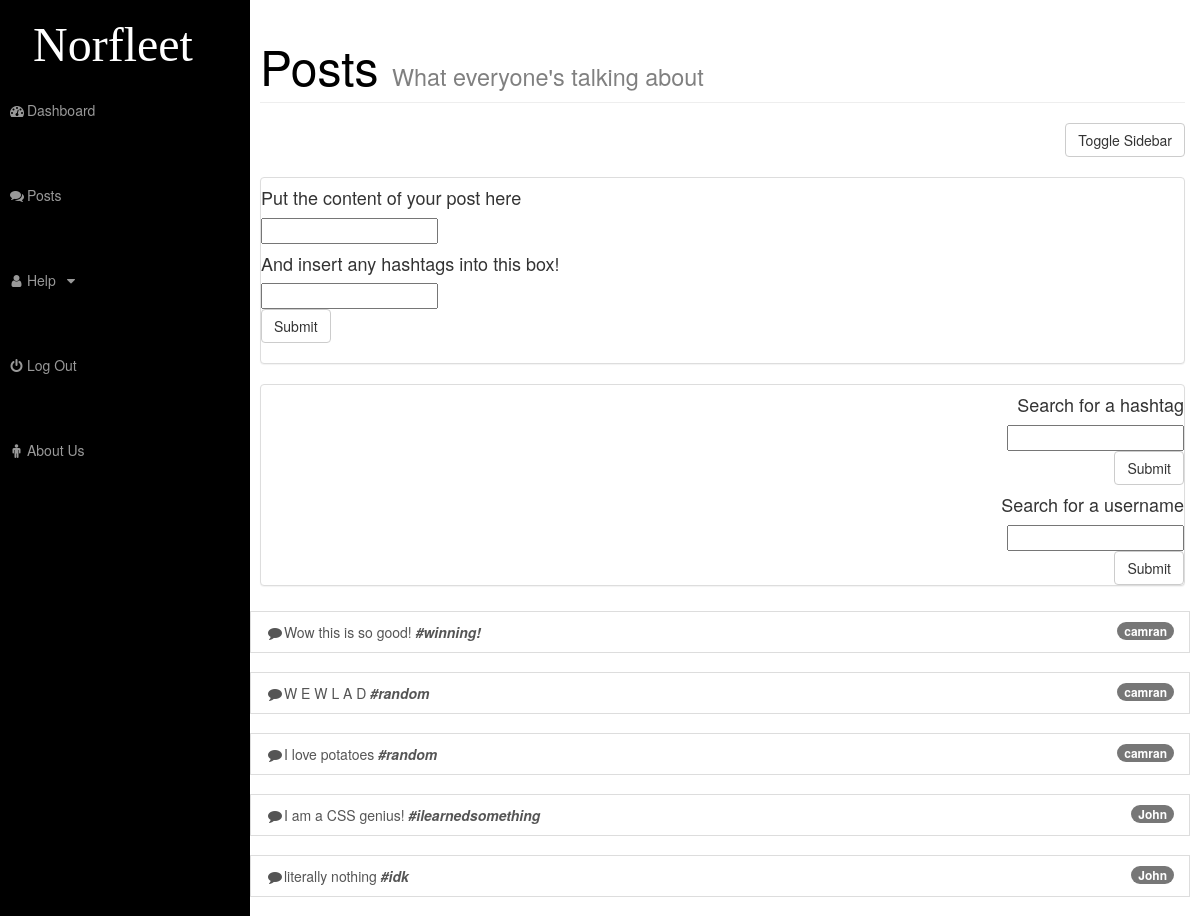
Page /posts.php (signed in) on the committed database.
### tables this page shows
CREATE TABLE `posts` (
  `id` int(11) NOT NULL,
  `doneby` varchar(255) NOT NULL DEFAULT '',
  `in_content` varchar(255) NOT NULL DEFAULT '',
  `hashtag` varchar(255) NOT NULL DEFAULT ''
);

### posts.php (the view, shortened to what this page needs)
<!DOCTYPE html>
 <html lang="en">
 <head>
        <link href="css/bootstrap.css" rel="stylesheet">
        <link href="css/sb-admin.css" rel="stylesheet">
        <link href="css/animate.css" rel="stylesheet">
        <link rel="stylesheet" href="https://maxcdn.bootstrapcdn.com/font-awesome/4.6.2/css/font-awesome.min.css">
        <link href="css/ourstyle.css" rel="stylesheet" />
     <link href="css/bootstrap.min.css" rel="stylesheet">
     <link href="css/simple-sidebar.css" rel="stylesheet">
 </head>
 <body>
     <div id="wrapper">
         <div id="sidebar-wrapper">
             <ul class="sidebar-nav">
                  <li class="sidebar-brand">
                     <a class="navbar-brand" href="dashboard.php">  <font size="10" face="avenir" color="white"> Norfleet </font> </a>
                 </li>
                 <li class="active">
                     <a href="dashboard.php"> <i class="fa fa-fw fa-dashboard"></i> Dashboard</a>
                 </li>
                 <br>
                 <li>
                     <a href="posts.php"> <i class="fa fa-fw fa-comments"></i> Posts </a>
                 </li>
                 <br>
                 <li>
                     <a href="javascript:;" data-toggle="collapse" data-target="#demo">
                         <i class="fa fa-fw fa-user"></i> Help <i class="fa fa-fw fa-caret-down"></i>
                       <br>
                     </a>
                 </li>
                 <br>
                 <li>
                 <a href="logout.php"> <i class="fa fa-fw fa-power-off"></i> Log Out </a>
                 </li>
                 <br>
                 <li>
                     <a href="https://github.com/UCC-SMD/Norfleet/wiki/Team-Biographies"> <i class="fa fa-fw fa-male"></i> About Us </a>
                 </li>
             </ul>
         </div>
         <div id="page-content-wrapper">
                     <div class="row">
                         <div class="col-lg-12" align="right">
                            <div class="pageshift">
                            <h1 class="page-header" font size="18" align="left">
                                 <font size="18" color="black"> Posts </font><small><font color="grey"> What everyone's talking about </small></font>
                            </h1>
                                <a href="#menu-toggle" class="btn btn-default" id="menu-toggle">Toggle Sidebar</a>
                            </div>
                            <br>
                         </div>
                     </div>
                         <div class="col-lg-14">
                             <div class="panel panel-default">
                                     <div class="list-group">
                                        <div id="RIGHT SIDE" align="left">
                                        <form action="<?=$_SERVER['PHP_SELF']?>" method="post">
                                        <h4> Put the content of your post here </h4>
                                        <input type="text" name="in_content">
                                        <h4> And insert any hashtags into this box! </h4>
                                        <input type="text" name="hashtag">
                                        <br>
                                        <input type="submit" class="btn btn-default" name="submit">
                                        </form>
                                        </div>
                                        <br>
                                    </div>
                                </div>
                            </div>
                            <div class="col-lg-14">
                                <div class="panel panel-default">
                                     <div class="list-group">
                                        <div id="LEFT SIDE" align="right">
                                        <form action="<?=$_SERVER['PHP_SELF']?>" method="post">
                                        <h4> Search for a hashtag </h4>
                                        <input type="text" name="hsearch">
                                        <br>
                                        <input type="submit" class="btn btn-default" name="submit">
                                        </form>
                                        <form action="<?=$_SERVER['PHP_SELF']?>" method="post">
                                        <h4>Search for a username </h4>
                                        <input type="text" name="usearch">
                                        <br>
                                        <input type="submit" class="btn btn-default" name="submit">
                                        </form>
                                        </div>
                            </div>
                        </div>
                    </div>
                </div>
<?php
if(empty($_POST['in_content'])!=True){
    $query = "SELECT * FROM posts";
}elseif (empty($_POST['hsearch'])!=True) {
    $query = "SELECT * FROM posts WHERE hashtag LIKE '%" . $_POST['hsearch'] . "%'";
}elseif (empty($_POST['usearch'])!=True) {
    $query = "SELECT * FROM posts WHERE doneby LIKE '" . $_POST['usearch'] . "'";
}else{
    $query = "SELECT * FROM posts";
}
$result = mysql_query($query) or die ("Error in query: $query. ".mysql_error());
if (mysql_num_rows($result) > 0) {
while($row = mysql_fetch_row($result)) {
echo "<a href='#' class='list-group-item'><span class='badge'>" . filter_var($row[1], FILTER_SANITIZE_STRING) .  "</span><i class='fa fa-fw fa-comment'></i></i>" . filter_var($row[2], FILTER_SANITIZE_STRING) . "<b> <i>". $row[3] . "</b> </i>"  ."</a><br>";
}
} else {
echo "FATAL ERROR: No rows found!";
}
?>
</div>
 </body>
 </html>

### css/sb-admin.css (style rules this page uses)
body { margin-top: 100px; background-color: #A8C1C1; }
@media (min-width:768px) { body { margin-top: 50px; } }
#wrapper { padding-left: 0; }
@media (min-width:768px) { #wrapper { padding-left: 225px; } }

### css/simple-sidebar.css (style rules this page uses)
#wrapper { padding-left: 0; -webkit-transition: all 0.5s ease; -moz-transition: all 0.5s ease; -o-transition: all 0.5s ease; transition: all 0.5s ease; }
#sidebar-wrapper { z-index: 1000; position: fixed; left: 250px; width: ; height: 100%; margin-left: -250px; overflow-y: auto; background: #000; -webkit-transition: all 0.5s ease; -moz-transition: all 0.5s ease; -o-transition: all 0.5s ease; transition: all 0.5s ease; }
#page-content-wrapper { width: 100%; position: absolute; padding: 5px; }
.sidebar-nav { position: absolute; top: 0; width: 250px; margin: 0; padding: 0; list-style: none; }
.sidebar-brand { padding-top: 20px; padding-left: 13px; text-indent: 5px; line-height: 50px; }
.sidebar-nav li { padding-bottom: 15px; text-indent: 5px; line-height: 50px; }
.sidebar-nav li a { display: block; text-decoration: none; color: #999999; }
.sidebar-nav > .sidebar-brand { height: 85px; font-size: 18px; line-height: 60px; }
.sidebar-nav > .sidebar-brand a { color: #999999; }
@media (min-width:768px) { #wrapper { padding-top: 0px; padding-right: 10px; padding-left: 250px; } }
@media (min-width:768px) { #sidebar-wrapper { width: 250px; } }
@media (min-width:768px) { #page-content-wrapper { padding-top: 0px; padding-left: 10px; position: relative; } }

### rows in the picture
posts: doneby "camran", in_content "Wow this is so good!", hashtag "#winning!"
posts: doneby "camran", in_content "W E W L A D", hashtag "#random"
posts: doneby "camran", in_content "I love potatoes", hashtag "#random"
posts: doneby "John", in_content "I am a CSS genius!", hashtag "#ilearnedsomething"
posts: doneby "John", in_content "literally nothing", hashtag "#idk"
